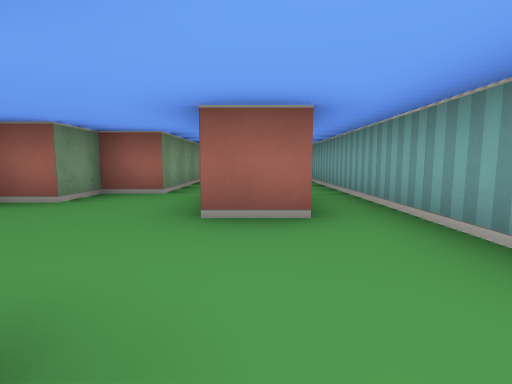
View 1 (above)

12 first-person views from a walk through a cub3D maze. The camera is about half as high as the walls, tilts 6° down and sees 85° across. The floor is counted in squares. Each view is taken from the middle of a square. On the plan, view 1 faces up. The plan holds only what a view shows up to about 9 squares ahead; the rest is blank.

View 2
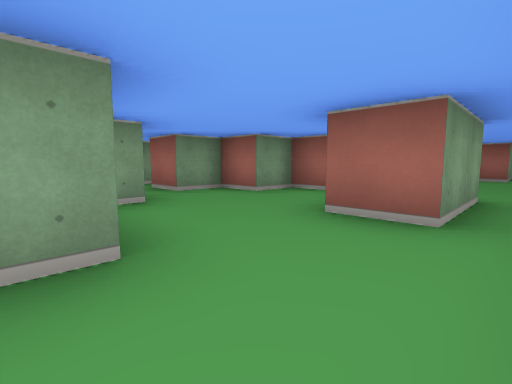

View 3
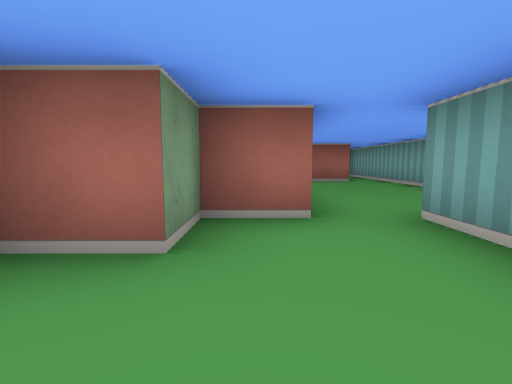

View 4
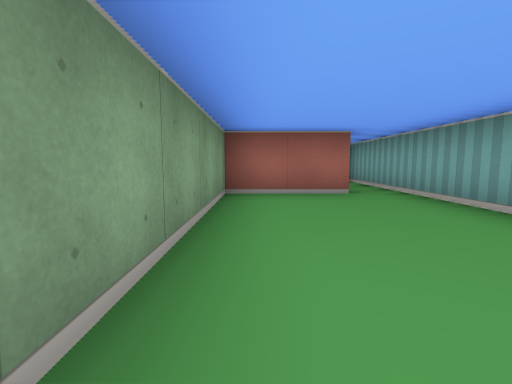

View 5
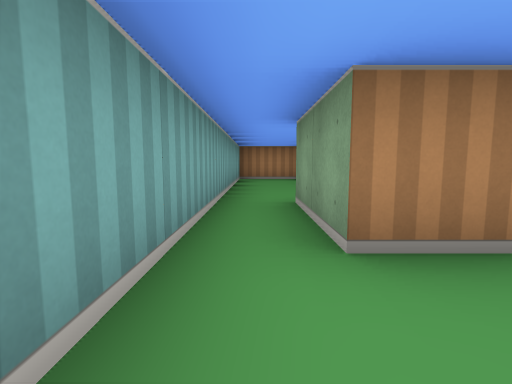

View 6
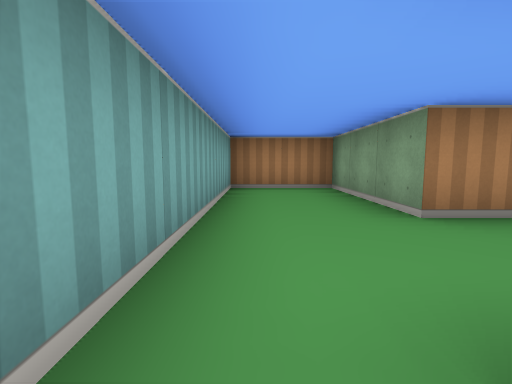

View 7
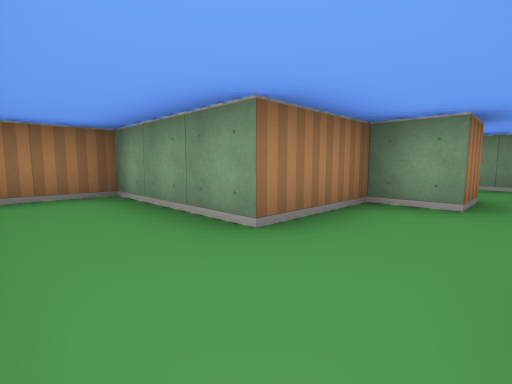

View 8
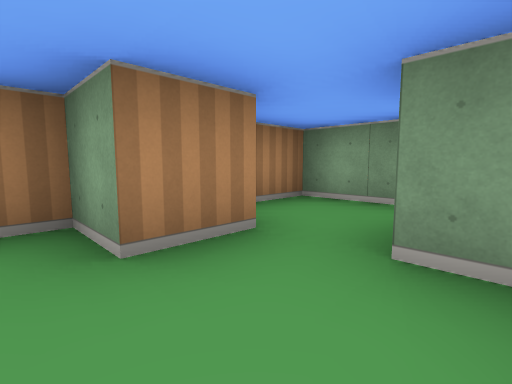

View 9
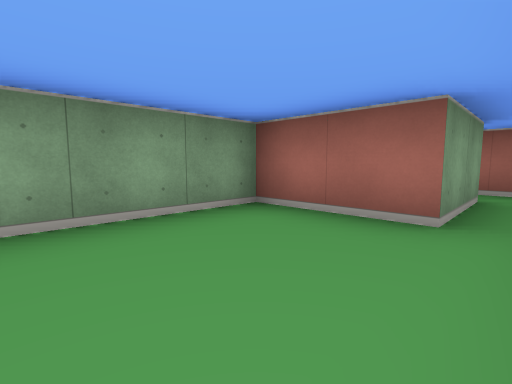

View 10
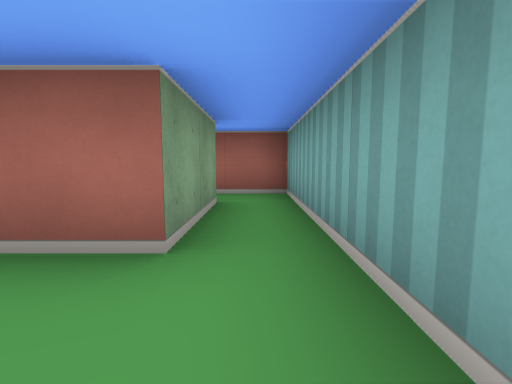

View 11
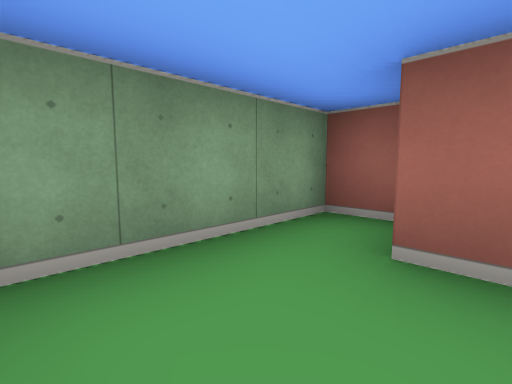

View 12
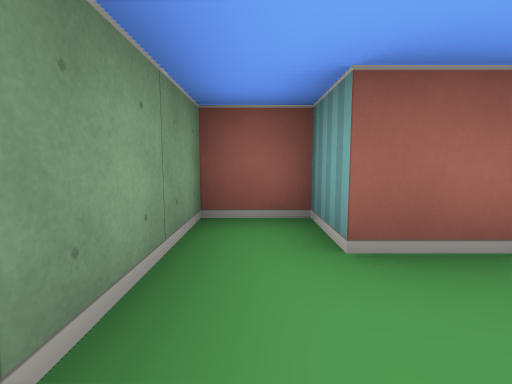

### Floor plan
Ten units are one square. View 1 is at (0, 0); x grows to the right and y downward. Boxes are objects, and circles mark ways between rooms. Rooms are numbered by the first view taken in them; rooms with no view inside come last. Other rooms are left out.
<svg viewBox="-60 -120 80 150">
<path fill="none" stroke="#000" d="M5 -25 -5 -25M-35 -15 -25 -15 -25 -5 -5 -5 -5 25 15 25 15 -25M-5 -35 -5 -45M-15 -45 -25 -45 -25 -35 -35 -35 -35 -25 -45 -25M-5 -45 5 -45 5 -25M5 -115 5 -95 -15 -95 -15 -45M15 -25 15 -115M-45 -25 -45 -35 -55 -35 -55 -5 -45 -5"/>
<circle cx="-10" cy="-50" r="3" fill="#2a7"/>
<circle cx="10" cy="-35" r="3" fill="#2a7"/>
<circle cx="-40" cy="-20" r="3" fill="#2a7"/>
<text x="-10" y="-10">1</text>
<text x="0" y="-70">2</text>
<text x="-50" y="-20">3</text>
</svg>
Room 1 opens to room 2. Room 1 opens to room 3.

Where each view was taken, in squares from view 1:
view 1: 0 up, 0 right, facing up
view 2: 0 up, 1 right, facing up-left
view 3: 2 up, 2 left, facing up
view 4: 5 up, 1 left, facing up
view 5: 6 up, 1 right, facing down
view 6: 3 up, 1 right, facing down
view 7: 2 up, 1 right, facing down-left
view 8: 3 up, 2 left, facing down-left
view 9: 7 up, 1 right, facing up-left
view 10: 8 up, 1 right, facing up
view 11: 1 up, 4 left, facing up-left
view 12: 1 up, 5 left, facing up
